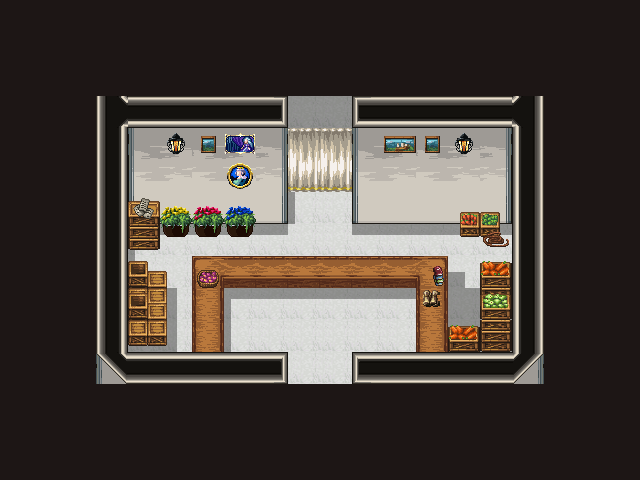

This is a level from a 2D game, rendered from its Tiled map with the project's own tilesets. A one-line summary and the complete map file follow:
An orthogonal 20x15 tile map with 32x32 px tiles, 7 tile layers (floor, wall1, shadow, furniture1, ...).

<map version="1.9" tiledversion="1.9.1" orientation="orthogonal" renderorder="right-down" width="20" height="15" tilewidth="32" tileheight="32" infinite="0" nextlayerid="8" nextobjectid="1">
  <tileset firstgid="1" source="../23_tsx/Church_town.tsx" />
  <layer id="4" name="floor" width="20" height="15">
    <data encoding="csv">
0,0,0,0,0,0,0,0,0,0,0,0,0,0,0,0,0,0,0,0,
0,0,0,0,0,0,0,0,0,0,0,0,0,0,0,0,0,0,0,0,
0,0,0,0,0,0,0,0,0,0,0,0,0,0,0,0,0,0,0,0,
0,0,0,3056,3056,3056,3056,3056,3056,3056,3056,3056,3056,3056,3056,3056,3056,0,0,0,
0,0,0,3056,3056,3056,3056,3056,3056,3056,3056,3056,3056,3056,3056,3056,3056,0,0,0,
0,0,0,3056,3056,3056,3056,3056,3056,3056,3056,3056,3056,3056,3056,3056,3056,0,0,0,
0,0,0,3056,3056,3056,3056,3056,3056,3056,3056,3056,3056,3056,3056,3056,3056,0,0,0,
0,0,0,3056,3056,3056,3056,3056,3056,3056,3056,3056,3056,3056,3056,3056,3056,0,0,0,
0,0,0,3056,3056,3056,3056,3056,3056,3056,3056,3056,3056,3056,3056,3056,3056,0,0,0,
0,0,0,3056,3056,3056,3056,3056,3056,3056,3056,3056,3056,3056,3056,3056,3056,0,0,0,
0,0,0,3056,3056,3056,3056,3056,3056,3056,3056,3056,3056,3056,3056,3056,3056,0,0,0,
0,0,0,3056,3056,3056,3056,3056,3056,3056,3056,3056,3056,3056,3056,3056,3056,0,0,0,
0,0,0,0,0,0,0,0,0,0,0,0,0,0,0,0,0,0,0,0,
0,0,0,0,0,0,0,0,0,0,0,0,0,0,0,0,0,0,0,0,
0,0,0,0,0,0,0,0,0,0,0,0,0,0,0,0,0,0,0,0
</data>
  </layer>
  <layer id="2" name="wall1" width="20" height="15">
    <data encoding="csv">
0,0,0,0,0,0,0,0,0,0,0,0,0,0,0,0,0,0,0,0,
0,0,0,0,0,0,0,0,0,0,0,0,0,0,0,0,0,0,0,0,
0,0,0,0,0,0,0,0,0,0,0,0,0,0,0,0,0,0,0,0,
0,0,0,1567,2251,2251,2251,2251,2252,0,0,2253,2254,2255,2255,2254,1568,0,0,0,
0,0,0,2824,2480,2481,2482,2483,2485,0,0,2480,2481,2482,2483,2485,2831,0,0,0,
0,0,0,2824,2710,2711,2712,2713,2715,0,0,2710,2711,2712,2713,2715,2831,0,0,0,
0,0,0,2824,2825,2826,2827,2828,2830,0,0,2825,2826,2827,2828,2830,2831,0,0,0,
0,0,0,2824,0,0,0,0,0,0,0,0,0,0,0,0,2831,0,0,0,
0,0,0,2824,0,0,0,0,0,0,0,0,0,0,0,0,2831,0,0,0,
0,0,0,2824,0,0,0,0,0,0,0,0,0,0,0,0,2831,0,0,0,
0,0,0,2824,0,0,0,0,0,0,0,0,0,0,0,0,2831,0,0,0,
0,0,0,2365,0,0,0,0,0,0,0,0,0,0,0,0,2370,0,0,0,
0,0,0,0,0,0,0,0,0,0,0,0,0,0,0,0,0,0,0,0,
0,0,0,0,0,0,0,0,0,0,0,0,0,0,0,0,0,0,0,0,
0,0,0,0,0,0,0,0,0,0,0,0,0,0,0,0,0,0,0,0
</data>
  </layer>
  <layer id="7" name="shadow" width="20" height="15">
    <data encoding="csv">
0,0,0,0,0,0,0,0,0,0,0,0,0,0,0,0,0,0,0,0,
0,0,0,0,0,0,0,0,0,0,0,0,0,0,0,0,0,0,0,0,
0,0,0,0,0,0,0,0,0,0,0,0,0,0,0,0,0,0,0,0,
0,0,0,0,0,0,0,0,0,241,241,0,0,0,0,0,0,0,0,0,
0,0,0,0,0,0,0,0,0,241,241,0,0,0,0,0,0,0,0,0,
0,0,0,0,0,0,0,0,0,0,0,0,0,0,0,0,0,0,0,0,
0,0,0,0,0,0,0,0,0,128,0,0,0,0,0,0,0,0,0,0,
0,0,0,0,129,127,127,127,127,0,0,127,127,127,127,127,0,0,0,0,
0,0,0,0,128,0,0,0,0,0,0,0,0,0,125,0,0,0,0,0,
0,0,0,0,128,244,0,129,127,127,127,127,127,0,241,241,0,0,0,0,
0,0,0,0,241,244,0,128,0,0,0,0,0,0,241,241,0,0,0,0,
0,0,0,0,0,0,0,0,0,0,0,0,0,0,0,0,0,0,0,0,
0,0,0,0,0,0,0,0,0,0,0,0,0,0,0,0,0,0,0,0,
0,0,0,0,0,0,0,0,0,0,0,0,0,0,0,0,0,0,0,0,
0,0,0,0,0,0,0,0,0,0,0,0,0,0,0,0,0,0,0,0
</data>
  </layer>
  <layer id="5" name="furniture1" width="20" height="15">
    <data encoding="csv">
0,0,0,0,0,0,0,0,0,0,0,0,0,0,0,0,0,0,0,0,
0,0,0,0,0,0,0,0,0,0,0,0,0,0,0,0,0,0,0,0,
0,0,0,0,0,0,0,0,0,0,0,0,0,0,0,0,0,0,0,0,
0,0,0,0,0,0,0,0,0,0,0,0,0,0,0,0,0,0,0,0,
0,0,0,0,0,0,0,0,0,3833,3834,0,0,0,0,0,0,0,0,0,
0,0,0,0,0,0,0,0,0,3948,3949,0,0,0,0,0,0,0,0,0,
0,0,0,0,1980,0,0,0,0,0,0,0,0,0,1965,1966,0,0,0,0,
0,0,0,0,2095,0,0,0,0,0,0,0,0,0,2080,2081,0,0,0,0,
0,0,0,0,1305,1306,3110,3111,3111,3111,3111,3111,3111,3112,0,2443,0,0,0,0,
0,0,0,0,1420,1421,3225,0,0,0,0,0,0,3227,0,2558,0,0,0,0,
0,0,0,0,0,0,3225,0,0,0,0,0,0,3227,0,2082,0,0,0,0,
0,0,0,0,0,0,0,0,0,0,0,0,0,0,0,0,0,0,0,0,
0,0,0,0,0,0,0,0,0,0,0,0,0,0,0,0,0,0,0,0,
0,0,0,0,0,0,0,0,0,0,0,0,0,0,0,0,0,0,0,0,
0,0,0,0,0,0,0,0,0,0,0,0,0,0,0,0,0,0,0,0
</data>
  </layer>
  <layer id="6" name="furniture2" width="20" height="15">
    <data encoding="csv">
0,0,0,0,0,0,0,0,0,0,0,0,0,0,0,0,0,0,0,0,
0,0,0,0,0,0,0,0,0,0,0,0,0,0,0,0,0,0,0,0,
0,0,0,0,0,0,0,0,0,0,0,0,0,0,0,0,0,0,0,0,
0,0,0,0,0,0,0,0,0,0,0,0,0,0,0,0,0,0,0,0,
0,0,0,0,0,1619,1856,1853,0,0,0,0,1857,1856,1619,0,0,0,0,0,
0,0,0,0,0,0,0,1968,0,0,0,0,0,0,0,0,0,0,0,0,
0,0,0,0,2086,2776,2777,2778,0,0,0,0,0,0,0,0,0,0,0,0,
0,0,0,0,0,2891,2892,2893,0,0,0,0,0,0,0,2198,0,0,0,0,
0,0,0,0,0,0,1981,0,0,0,0,0,0,2660,0,0,0,0,0,0,
0,0,0,0,1305,1306,0,0,0,0,0,0,0,2197,0,2212,0,0,0,0,
0,0,0,0,1420,1421,0,0,0,0,0,0,0,0,2443,2558,0,0,0,0,
0,0,0,0,0,0,0,0,0,0,0,0,0,0,2558,0,0,0,0,0,
0,0,0,0,0,0,0,0,0,0,0,0,0,0,0,0,0,0,0,0,
0,0,0,0,0,0,0,0,0,0,0,0,0,0,0,0,0,0,0,0,
0,0,0,0,0,0,0,0,0,0,0,0,0,0,0,0,0,0,0,0
</data>
  </layer>
  <layer id="3" name="wall2" width="20" height="15">
    <data encoding="csv">
0,0,0,0,0,0,0,0,0,0,0,0,0,0,0,0,0,0,0,0,
0,0,0,0,0,0,0,0,0,0,0,0,0,0,0,0,0,0,0,0,
0,0,0,0,0,0,0,0,0,0,0,0,0,0,0,0,0,0,0,0,
0,0,0,0,0,0,0,0,0,0,0,0,0,0,0,0,0,0,0,0,
0,0,0,0,0,0,0,0,0,0,0,0,0,0,0,0,0,0,0,0,
0,0,0,0,0,0,0,0,0,0,0,0,0,0,0,0,0,0,0,0,
0,0,0,0,0,0,0,0,0,0,0,0,0,0,0,0,0,0,0,0,
0,0,0,0,0,0,0,0,0,0,0,0,0,0,0,0,0,0,0,0,
0,0,0,0,0,0,0,0,0,0,0,0,0,0,0,0,0,0,0,0,
0,0,0,0,0,0,0,0,0,0,0,0,0,0,0,0,0,0,0,0,
0,0,0,0,0,0,0,0,0,0,0,0,0,0,0,0,0,0,0,0,
0,0,0,3284,3286,3286,3286,3286,3287,0,0,3288,3289,3289,3289,3289,3291,0,0,0,
0,0,0,0,0,0,0,0,0,0,0,0,0,0,0,0,0,0,0,0,
0,0,0,0,0,0,0,0,0,0,0,0,0,0,0,0,0,0,0,0,
0,0,0,0,0,0,0,0,0,0,0,0,0,0,0,0,0,0,0,0
</data>
  </layer>
  <layer id="1" name="black" width="20" height="15">
    <data encoding="csv">
126,126,126,126,126,126,126,126,126,126,126,126,126,126,126,126,126,126,126,126,
126,126,126,126,126,126,126,126,126,126,126,126,126,126,126,126,126,126,126,126,
126,126,126,126,126,126,126,126,126,126,126,126,126,126,126,126,126,126,126,126,
126,126,126,0,0,0,0,0,0,0,0,0,0,0,0,0,0,126,126,126,
126,126,126,0,0,0,0,0,0,0,0,0,0,0,0,0,0,126,126,126,
126,126,126,0,0,0,0,0,0,0,0,0,0,0,0,0,0,126,126,126,
126,126,126,0,0,0,0,0,0,0,0,0,0,0,0,0,0,126,126,126,
126,126,126,0,0,0,0,0,0,0,0,0,0,0,0,0,0,126,126,126,
126,126,126,0,0,0,0,0,0,0,0,0,0,0,0,0,0,126,126,126,
126,126,126,0,0,0,0,0,0,0,0,0,0,0,0,0,0,126,126,126,
126,126,126,0,0,0,0,0,0,0,0,0,0,0,0,0,0,126,126,126,
126,126,126,0,0,0,0,0,0,0,0,0,0,0,0,0,0,126,126,126,
126,126,126,126,126,126,126,126,126,126,126,126,126,126,126,126,126,126,126,126,
126,126,126,126,126,126,126,126,126,126,126,126,126,126,126,126,126,126,126,126,
126,126,126,126,126,126,126,126,126,126,126,126,126,126,126,126,126,126,126,126
</data>
  </layer>
</map>
